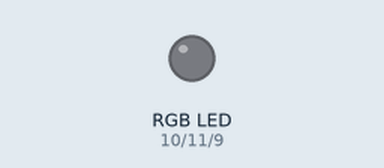
Recording of a sketch running on a simulated Arduino Uno, built with avr-gcc and run on an emulated ATmega328P. Shown: an RGB LED mixed from three pins (HIGH = lit).

Above: at 0.15 s.
At 19.09 s:
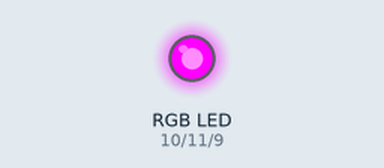
At 38.64 s:
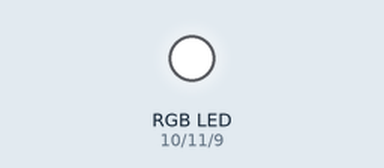
At 39.84 s:
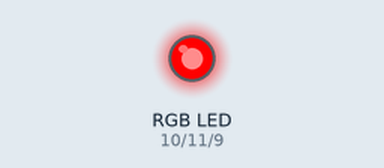
Timing chart, 0 to 39.9 s (numbered marks = the images above):
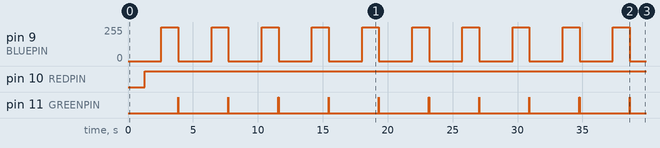

The sketch:

LEDtest.ino
```cpp
// Test program for Arduino Uno and LED Strip connections

// constants for programs
int delayTime = 5
;

// constants for Arduino Uno output pins
#define BLUEPIN  9
#define REDPIN   10
#define GREENPIN 11

// initialized on Arduino Uno power on
void setup() {
  // no setup required as pinMode is not required for analogWrite
}

// cycle through available colors on LED strip
void loop() {
  // max value to be written to PWM pins
  int maxValue = 255;

  // ensure all pins are 0
  analogWrite(REDPIN,0);
  analogWrite(BLUEPIN,0);
  analogWrite(GREENPIN,0);

  for (int x = 0; x <= maxValue; x++){
    analogWrite(REDPIN,x);
    delay(delayTime);
  }
  for (int x = maxValue; x >= maxValue; x--) {
      analogWrite(REDPIN,x);
      delay(delayTime);
  }
 for (int x = 0; x <= maxValue; x++){
    analogWrite(BLUEPIN,x);
    delay(delayTime);
  }
  for (int x = maxValue; x >= maxValue; x--) {
      analogWrite(BLUEPIN,x);
      delay(delayTime);
  }
 for (int x = 0; x <= maxValue; x++){
    analogWrite(GREENPIN,x);
    delay(delayTime);
  }
  for (int x = maxValue; x >= maxValue; x--) {
      analogWrite(GREENPIN,x);
      delay(delayTime);
  }
}
```

Measured:
- by itself, pin 9 (BLUEPIN): alternates 255/255 for 1.3 s and 0/255 for 2.6 s
- by itself, pin 10 (REDPIN): LOW → HIGH at 1.3 s
- by itself, pin 11 (GREENPIN): alternates HIGH for 0.01 s and LOW for 3.9 s
